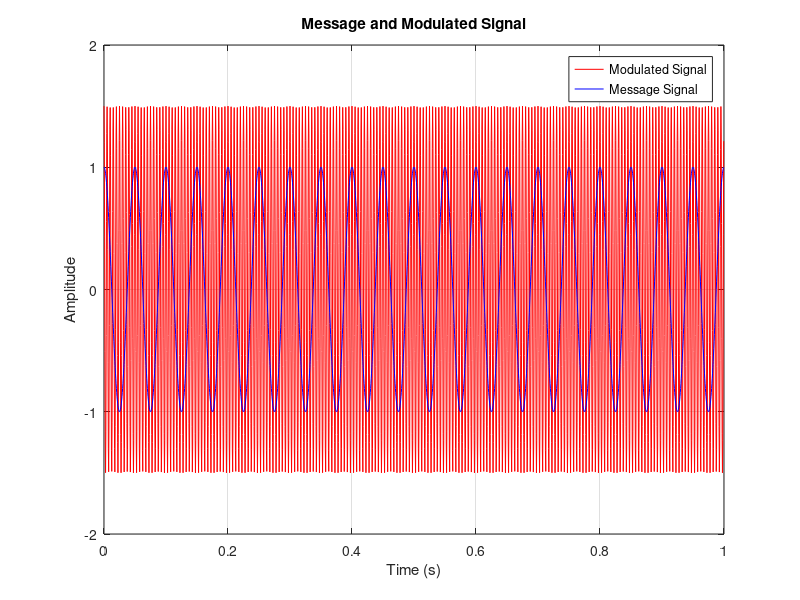
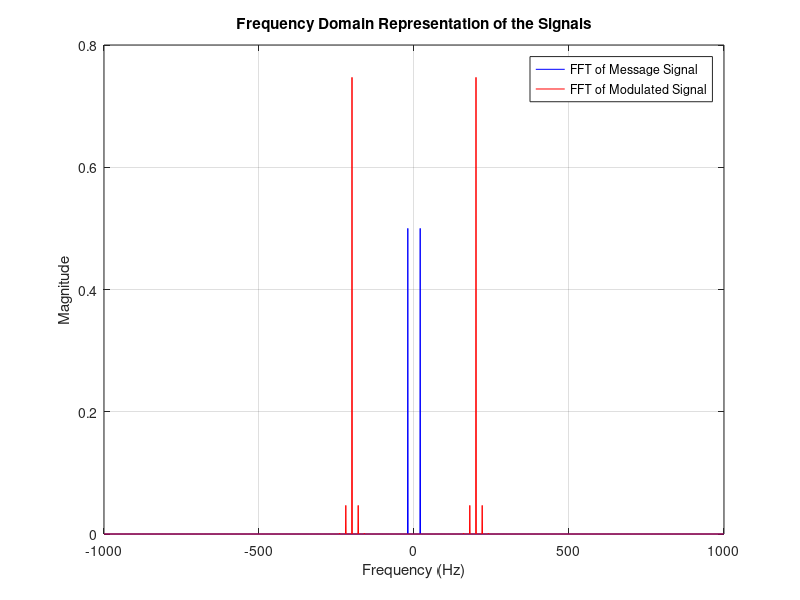
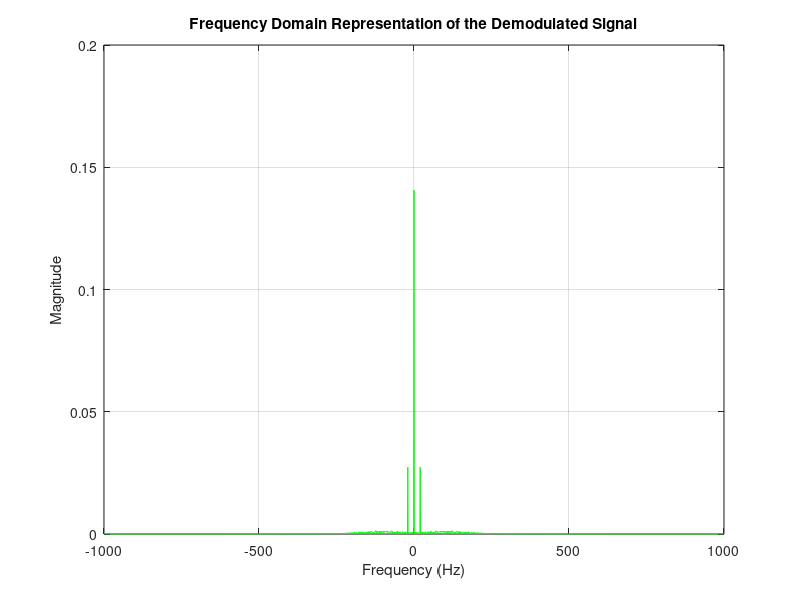
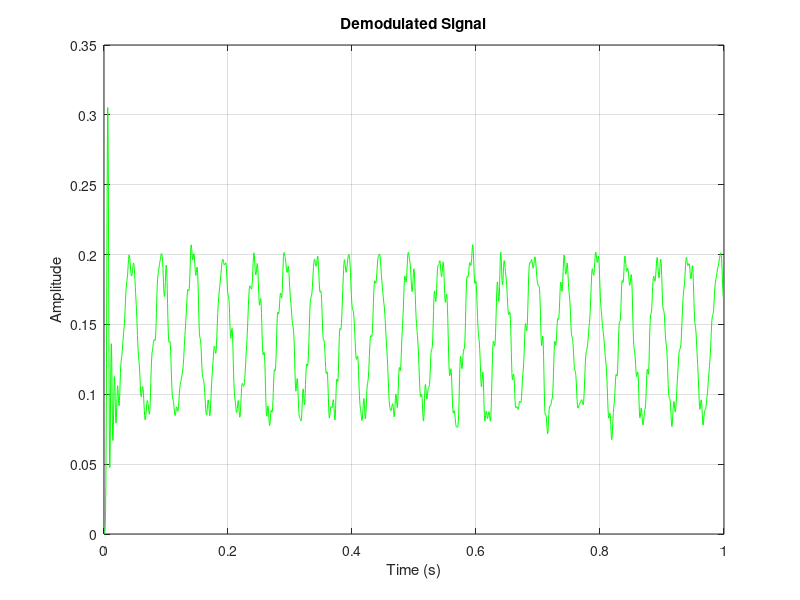

Recreate these plots in MATLAB, in order.
%% Clear Workspace
clear;
clc;
close all;

%% Parameters
samplingFrequency = 2000;        % Sampling frequency in Hz
timeStep = 1 / samplingFrequency; % Time step
timeVector = 0:timeStep:1-timeStep; % Time vector
carrierAmplitude = 1.5;          % Amplitude of carrier
messageFrequency = 20;           % Frequency of message signal in Hz
carrierFrequency = 200;          % Frequency of carrier signal in Hz
frequencyDeviation = 50;         % Frequency deviation
modulationIndex = frequencyDeviation / messageFrequency; % Modulation index

%% Generate Message Signal
messageSignal = cos(2*pi*messageFrequency*timeVector);

%% Frequency Modulation
integralMessageSignal = cumsum(messageSignal) * timeStep; % Integral of the message signal
modulatedSignal = carrierAmplitude * cos(2*pi*carrierFrequency*timeVector + modulationIndex * 2*pi * integralMessageSignal); % Modulated signal

%% Plot Message and Modulated Signals
figure;
plot(timeVector, modulatedSignal, 'r');
hold on;
plot(timeVector, messageSignal, 'b');
ylim([-2 2]);
xlabel('Time (s)');
ylabel('Amplitude');
title('Message and Modulated Signal');
legend('Modulated Signal', 'Message Signal');
grid on;

%% Frequency Domain Representation
frequencyVector = -samplingFrequency/2:samplingFrequency/2-1;
fftMessageSignal = fftshift(fft(messageSignal));
fftModulatedSignal = fftshift(fft(modulatedSignal));

figure;
plot(frequencyVector, abs(fftMessageSignal)/samplingFrequency, 'b');
hold on;
plot(frequencyVector, abs(fftModulatedSignal)/samplingFrequency, 'r');
xlabel('Frequency (Hz)');
ylabel('Magnitude');
title('Frequency Domain Representation of the Signals');
legend('FFT of Message Signal', 'FFT of Modulated Signal');
grid on;

%% Add Noise to the Signal
noisySignal = awgn(modulatedSignal, 30);

%% Frequency Demodulation
differentiatedSignal = diff([0 noisySignal]); % Derivative of the noisy signal
mixedSignal = differentiatedSignal .* cos(2*pi*carrierFrequency*timeVector); % Mixing with the local oscillator
[filterB, filterA] = butter(10, 2*carrierFrequency/samplingFrequency); % Low-pass filter design
filteredSignal = filter(filterB, filterA, mixedSignal); % Filtering

%% Frequency Domain Representation of the Demodulated Signal
fftFilteredSignal = fftshift(fft(filteredSignal));

figure;
plot(frequencyVector, abs(fftFilteredSignal)/samplingFrequency, 'g');
xlabel('Frequency (Hz)');
ylabel('Magnitude');
title('Frequency Domain Representation of the Demodulated Signal');
grid on;

%% Plot Demodulated Signal
figure;
plot(timeVector, filteredSignal, 'g');
xlabel('Time (s)');
ylabel('Amplitude');
title('Demodulated Signal');
grid on;
